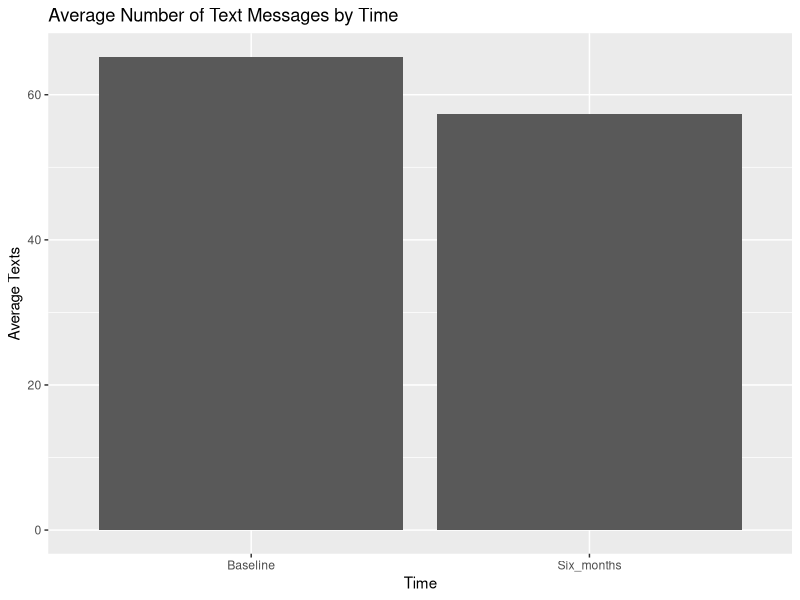

Generate this figure with R:
library(tidyverse)
textM <- read.csv("TextMessages.csv")
#Create stratified bar charts of text messages by Time
#Transform to long data to combine times (Baseline and six_months)
long_data <- textM %>% pivot_longer(cols = c(Baseline, Six_months),
               names_to = "Time",
               values_to = "Texts")

head(long_data)

# Create stratified bar chart
ggplot(long_data, aes(x = Time, y = Texts)) +
  stat_summary(fun = mean, geom = "bar", position = "dodge") +
  labs(
    title = "Average Number of Text Messages by Time",
    x = "Time",
    y = "Average Texts",
  ) 
  